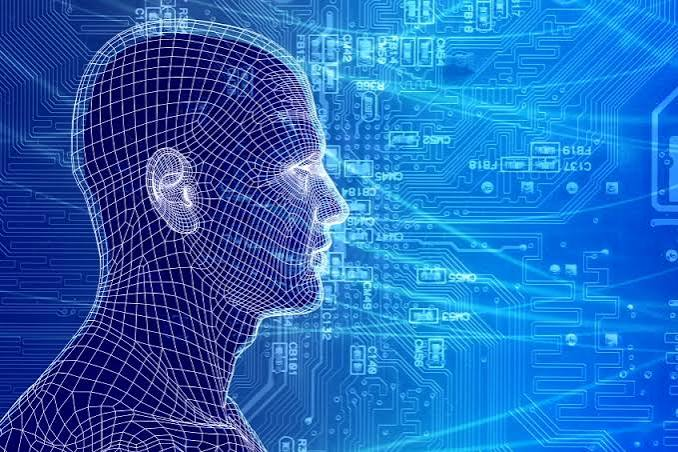
#> input picture image.jpg, 678 x 452 px, found by its file name
$ python log_Transformation.py
#> lines starting #> are read from the running program, lines starting #| are printed output that depends on the picture
#s=clog(1+r)
import cv2
import numpy as np

image = cv2.imread("image.jpg")
#> image is the input picture: shape (452, 678, 3); mean B, G, R 186, 103.8, 35.2

c = 255 / np.log(1 + np.max(image))
#> c = 45.99

log_image = c * np.log(image + 1)
#> log_image: shape (452, 678, 3) float16; 2.31% of the values are NaN or infinite; the others: min 0, max 255, mean 182.2

log_image = np.array(log_image, dtype=np.uint8)
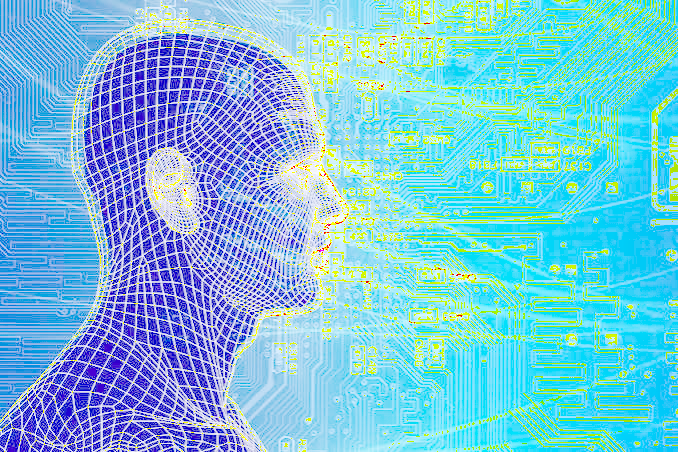
#> log_image: shape (452, 678, 3); mean B, G, R 219.9, 193.2, 120

cv2.imshow("Original", image)
cv2.imshow("Log Transformation", log_image)

cv2.waitKey(0)
cv2.destroyAllWindows()
